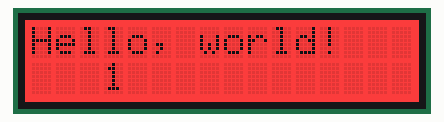
This sketch was run on a simulated Arduino Uno, built with avr-gcc and run on an emulated ATmega328P. Parts: 16×2 character LCD.

Above: at 1.1 s.
At 5.1 s:
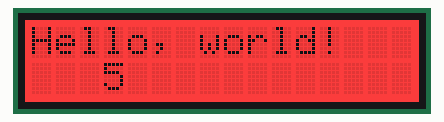
At 10.1 s:
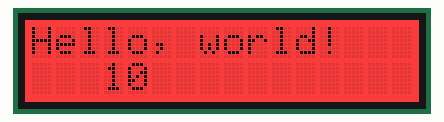
At 20.1 s:
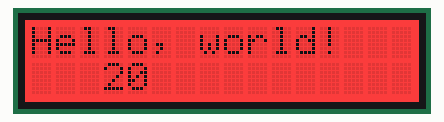
At 27.1 s:
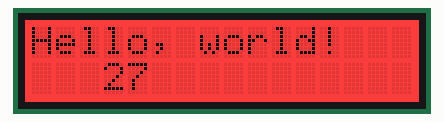
At 38.1 s:
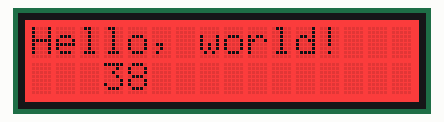

The sketch:

2-HelloWorld-Experiment.ino
```cpp
//Inclue RBG LCD library
// #include <Wire.h>
#include "rgb_lcd.h"

rgb_lcd lcd;

const int colorR = 255;
const int colorG = 0;
const int colorB = 0;

void setup()
{
    Serial.begin(9600);

    // set up the LCD's number of columns and rows:
    lcd.begin(16, 2);

    lcd.setRGB(colorR, colorG, colorB);

    // Print a message to the LCD.
    lcd.print("Hello, world!");

    delay(1000);
}

void loop()
{
    // set the cursor to column 0, line 1
    // (note: line 1 is the second row, since counting begins with 0):
    lcd.setCursor(3,1);
    // print the number of seconds since reset:
    lcd.print(millis()/1000);

    // lcd.print(millis()/1000.00); // Method 1
    // lcd.print("  ");
    // lcd.print((double)millis()/1000); // Method 2

    // Serial.println(millis()/1000.00);

    delay(100);
}
```

Measured:
- what the display in image 0 shows lasts 1.0 s, from 1.1 s to 2.1 s
